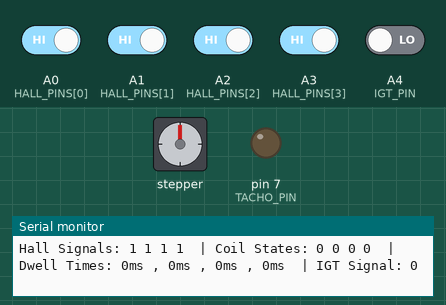
Bench run of a program on a simulated Arduino Nano, built with avr-gcc and run on an emulated ATmega328P. On the bench: stepper motor, output pins drawn as LEDs (lit = HIGH), the last lines printed to the serial monitor. Wiring (inferred from the names in the program): stepper motor (2048 steps per turn assumed): coils pin 3, pin 4, pin 5, pin 6. Inputs (shaded band) come from the test bench; at power-on: A0 (HALL_PINS[0]), A1 (HALL_PINS[1]), A2 (HALL_PINS[2]), A3 (HALL_PINS[3]) HIGH, A4 (IGT_PIN) LOW. Pins used as bus, display or sensor lines are not drawn.

Above: at 1.2 s.
1.3 s: A4 (IGT_PIN) driven HIGH
At 2.2 s:
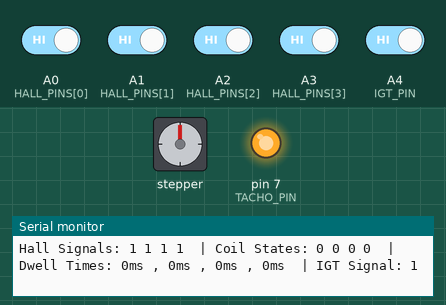
2.8 s: A4 (IGT_PIN) driven LOW
At 3.3 s:
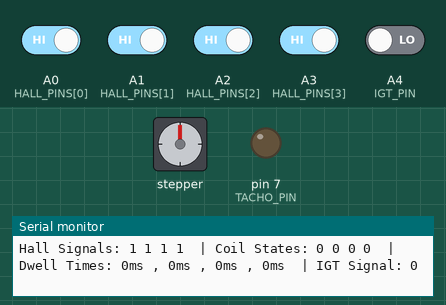
5.8 s: A0 (HALL_PINS[0]) driven LOW and A1 (HALL_PINS[1]) driven LOW and A2 (HALL_PINS[2]) driven LOW and A3 (HALL_PINS[3]) driven LOW and A4 (IGT_PIN) driven HIGH
At 6.8 s:
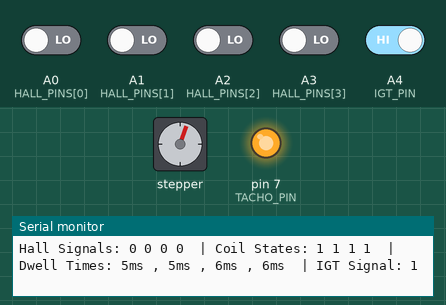
8.8 s: A4 (IGT_PIN) driven LOW
At 10.0 s:
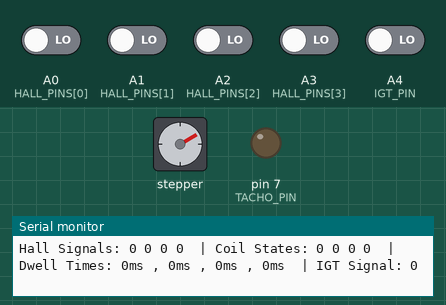
10.3 s: A4 (IGT_PIN) driven HIGH
At 10.47 s:
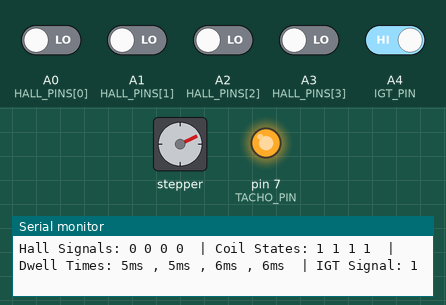
13.3 s: A4 (IGT_PIN) driven LOW
At 14.6 s:
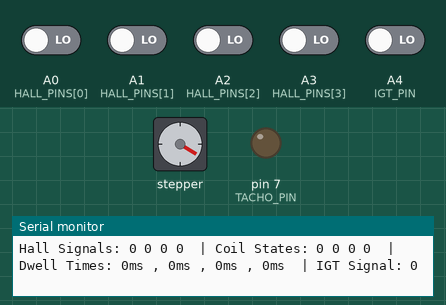
Timing chart, 0 to 15.8 s (numbered marks = the images above; inputs shaded):
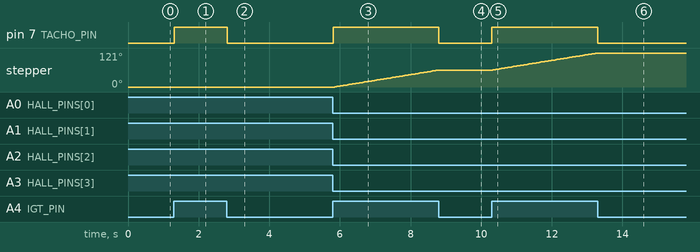

The program:

main.cpp
```cpp
#include <Arduino.h>
const int HALL_PINS[] = {A0, A1, A2, A3}; // PC0, PC1, PC2, PC3 (Analog pins A0-A3 on Arduino Nano)
const int COIL_PINS[] = {3, 4, 5, 6};	  // PD3, PD4, PD5, PD6
const int TACHO_PIN = 7;				  // PD7
const int IGT_PIN = A4;					  // PC4 (Analog pin A4)

// Timing constants
const unsigned long DWELL_TIME = 2500;	   // 2.5ms in microseconds
const unsigned long SAFE_FAIL_TIME = 5000; // 5ms in microseconds

// Variables to track coil activation times
unsigned long coilStartTimes[4] = {0, 0, 0, 0};

// Simulation variables
bool simulationMode = false;							// Aktifkan mode simulasi
int simulatedIGTSignal = LOW;							// Simulasi sinyal IGT (LOW/HIGH)
int simulatedHallSignals[4] = {HIGH, HIGH, HIGH, HIGH}; // Simulasi sinyal Hall (HIGH = standby, LOW = aktif)
unsigned long lastDebugTime = 0;						// Waktu terakhir debugging dilakukan
const unsigned long DEBUG_INTERVAL = 500;				// Interval debugging dalam milidetik (500ms)

void simulateSignals();
void serialEvent();

void setup()
{
	for (int i = 0; i < 4; i++)
	{
		pinMode(HALL_PINS[i], INPUT_PULLUP); // Set HALL pins as input with pull-up resistor
		pinMode(COIL_PINS[i], OUTPUT);
		digitalWrite(COIL_PINS[i], LOW);
	}

	pinMode(TACHO_PIN, OUTPUT);
	digitalWrite(TACHO_PIN, LOW);

	pinMode(IGT_PIN, INPUT);

	Serial.begin(115200); // Kecepatan baud rate 115200
	if (simulationMode)
	{
		Serial.println("Simulation mode activated. Use 'h' for HIGH, 'l' for LOW, '1'-'4' for Hall signals.");
	}
	else
	{
		Serial.println("Normal mode activated.");
	}
}

void loop()
{
	if (simulationMode)
	{
		// Simulasi sinyal IGT dan Hall
		simulateSignals();
	}
	else
	{
		// Operasi normal
		int igtSignal = digitalRead(IGT_PIN);

		for (int i = 0; i < 4; i++)
		{
			if (digitalRead(HALL_PINS[i]) == LOW)
			{ // Sensor Hall aktif (0V)
				if (igtSignal == HIGH)
				{
					if (coilStartTimes[i] == 0)
					{
						// Start dwell time
						coilStartTimes[i] = micros();
						digitalWrite(COIL_PINS[i], HIGH); // Mulai mengisi coil (dwell)
					}

					// Safe fail: Ensure coil is not active for more than SAFE_FAIL_TIME
					if (micros() - coilStartTimes[i] > SAFE_FAIL_TIME)
					{
						digitalWrite(COIL_PINS[i], LOW); // Matikan coil
						coilStartTimes[i] = 0;			 // Reset timing
					}
				}
				else
				{
					// Lepaskan energi coil (trigger pengapian) jika IGT LOW
					if (coilStartTimes[i] != 0)
					{
						digitalWrite(COIL_PINS[i], LOW);
						coilStartTimes[i] = 0; // Reset waktu coil
					}
				}
			}
			else
			{
				digitalWrite(COIL_PINS[i], LOW);
				coilStartTimes[i] = 0;
			}
		}

		// Generate tacho signal (mirroring IGT signal)
		digitalWrite(TACHO_PIN, igtSignal);

		// Debugging output
		unsigned long currentTime = millis();
		// if (currentTime - lastDebugTime >= DEBUG_INTERVAL)
		// {
		lastDebugTime = currentTime;
		Serial.print("Hall Signals: ");
		for (int i = 0; i < 4; i++)
		{
			Serial.print(digitalRead(HALL_PINS[i]) == HIGH ? "1 " : "0 ");
		}
		Serial.print(" | Coil States: ");
		for (int i = 0; i < 4; i++)
		{
			Serial.print(digitalRead(COIL_PINS[i]) == HIGH ? "1 " : "0 ");
		}
		Serial.print(" | Dwell Times: ");
		for (int i = 0; i < 4; i++)
		{
			if (coilStartTimes[i] != 0)
			{
				// Hitung dwell time jika coil aktif
				Serial.print((micros() - coilStartTimes[i]) / 1000); // Konversi ke milidetik
				Serial.print("ms ");
			}
			else
			{
				Serial.print("0ms ");
			}
			if (i < 3)
				Serial.print(", ");
		}
		Serial.print(" | IGT Signal: ");
		Serial.print(igtSignal == HIGH ? "1" : "0");
		Serial.println();
		// }
	}
}

// Fungsi untuk mensimulasikan sinyal IGT dan Hall
void simulateSignals()
{
	// Simulasikan sinyal IGT
	digitalWrite(IGT_PIN, simulatedIGTSignal);

	// Simulasikan sinyal Hall
	for (int i = 0; i < 4; i++)
	{
		if (simulatedHallSignals[i] == LOW)
		{
			if (coilStartTimes[i] == 0)
			{
				// Start dwell time
				coilStartTimes[i] = micros();
				digitalWrite(COIL_PINS[i], HIGH); // Mulai mengisi coil (dwell)
			}

			// Safe fail: Ensure coil is not active for more than SAFE_FAIL_TIME
			if (micros() - coilStartTimes[i] > SAFE_FAIL_TIME)
			{
				digitalWrite(COIL_PINS[i], LOW); // Matikan coil
				coilStartTimes[i] = 0;			 // Reset timing
			}
		}
		else
		{
			// Check if dwell time has passed
			if (coilStartTimes[i] != 0 && micros() - coilStartTimes[i] >= DWELL_TIME)
			{
				digitalWrite(COIL_PINS[i], LOW); // Lepaskan energi coil (trigger pengapian)
				coilStartTimes[i] = 0;			 // Reset timing
			}
		}
	}

	// Generate tacho signal (mirroring simulated IGT signal)
	digitalWrite(TACHO_PIN, simulatedIGTSignal);

	// Debugging output
	Serial.print("IGT Signal: ");
	Serial.print(simulatedIGTSignal == HIGH ? "1" : "0");
	Serial.print(" | Hall Signals: ");
	for (int i = 0; i < 4; i++)
	{
		Serial.print(simulatedHallSignals[i] == HIGH ? "1 " : "0 ");
	}
	Serial.println();
	delay(500); // Delay untuk debugging
}

void serialEvent()
{
	while (Serial.available())
	{
		char command = Serial.read();

		if (command == 'h')
		{
			simulatedIGTSignal = HIGH;
		}
		else if (command == 'l')
		{
			simulatedIGTSignal = LOW;
		}

		if (command >= '1' && command <= '4')
		{ // '1' to '4' for Hall 1 to 4
			int hallIndex = command - '1';
			simulatedHallSignals[hallIndex] = LOW;
		}
		else if (command >= 'q' && command <= 't')
		{ // 'q' to 't' for Hall 1 to 4
			int hallIndex = command - 'q';
			simulatedHallSignals[hallIndex] = HIGH;
		}
	}
}
```

Measured:
- after the input at 1.3 s, pin 7 (TACHO_PIN): LOW → HIGH at once
- after the input at 2.8 s, pin 7 (TACHO_PIN): HIGH → LOW at once
- after the input at 5.8 s, pin 7 (TACHO_PIN): LOW → HIGH at once; stepper: keeps turning clockwise at about 21°/s, starting after 0.06 s
- after the input at 8.8 s, pin 7 (TACHO_PIN): HIGH → LOW at once; stepper: stops changing and stays 60°
- after the input at 10.3 s, pin 7 (TACHO_PIN): LOW → HIGH at once; stepper: keeps turning clockwise at about 21°/s, starting at once
- after the input at 13.3 s, pin 7 (TACHO_PIN): HIGH → LOW at once; stepper: stops changing and stays 121°
